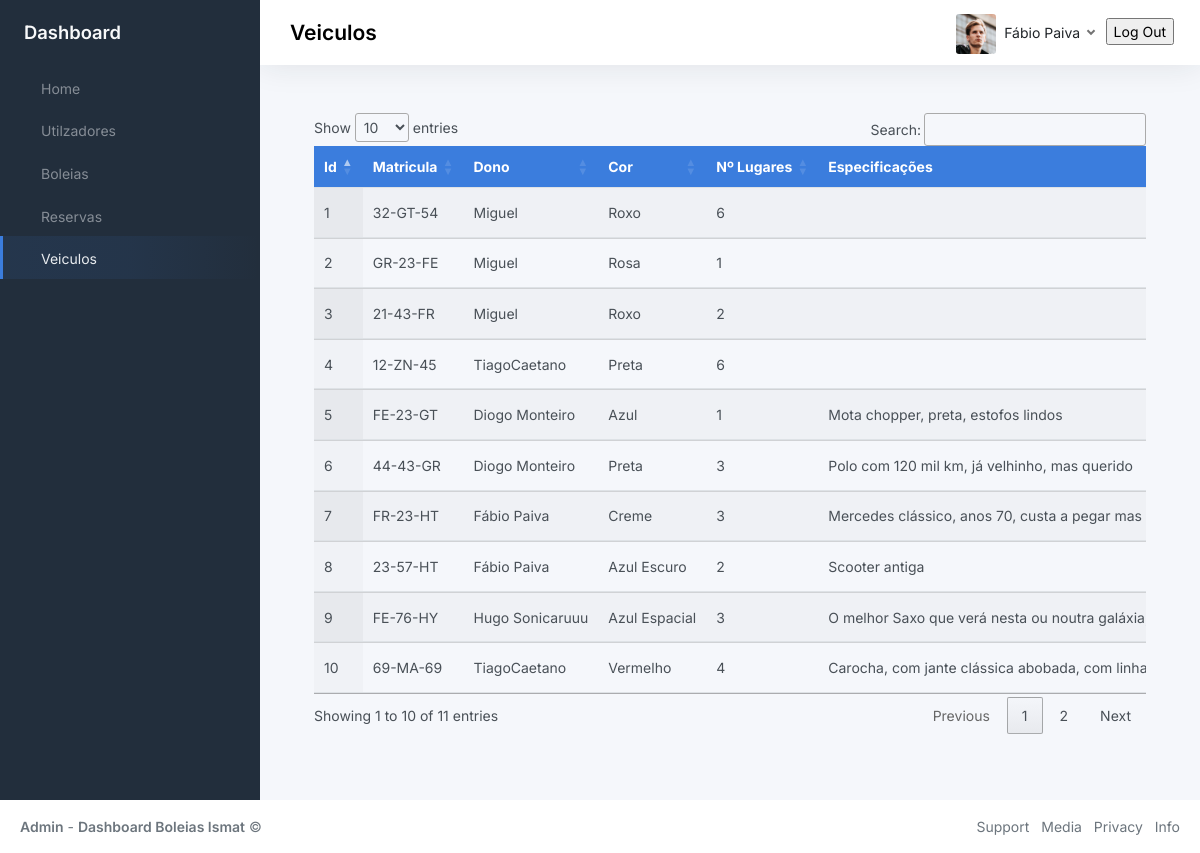
/vehiclesPage (signed in), run on an earlier commit of the app's database.
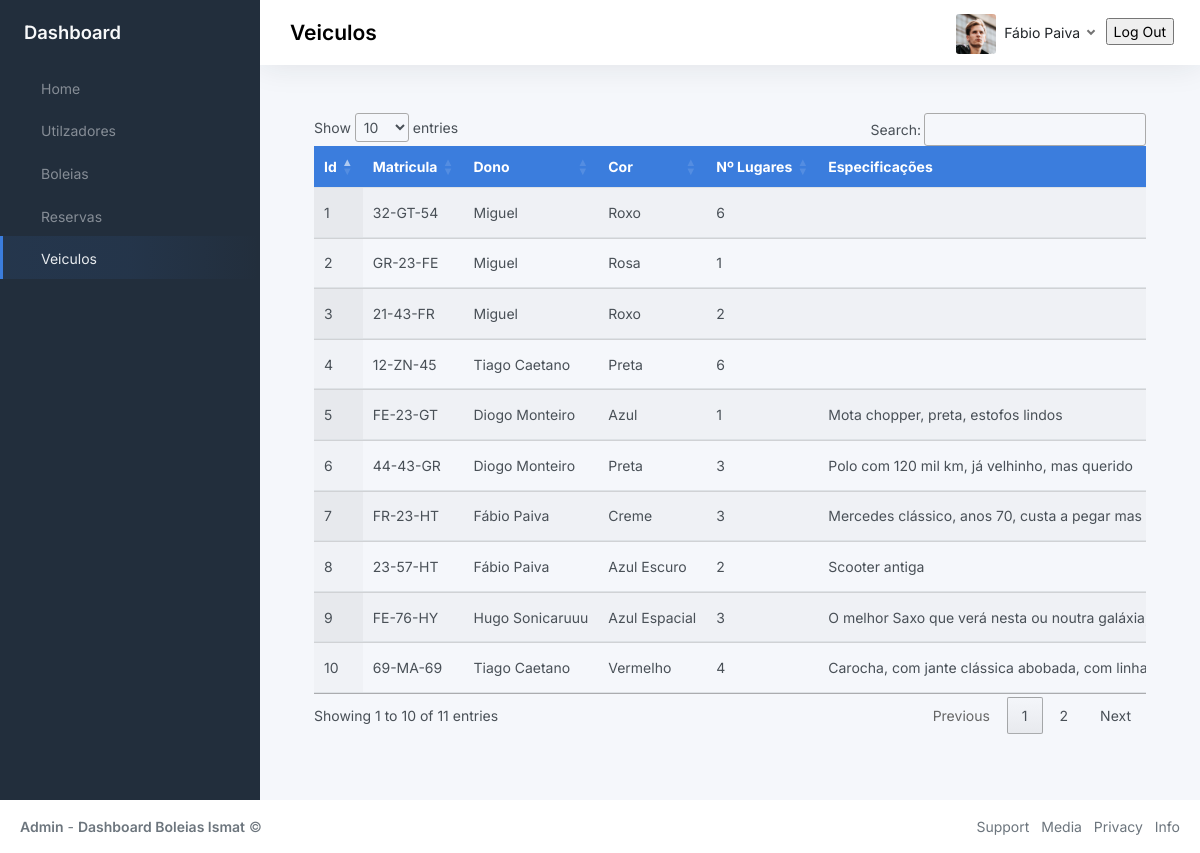
And on a later commit of the database.
### BackOffice/models.py (models this page shows, shortened)
class User(db.Model, UserMixin):
	__tablename__ = 'user'
	id = db.Column(db.Integer, primary_key=True)
	name = db.Column(db.String(80), unique=True, nullable=False)
	student_number = db.Column(db.String(9), unique=True, nullable=False)
	phone_number = db.Column(db.Integer(), nullable=False)
	password = db.Column(db.String(60), nullable=False)
	gender = db.Column(db.String(10), nullable=False)
	registration_date = db.Column(db.DateTime, default=datetime.now)
	last_login_date = db.Column(db.DateTime, default=datetime.now)
	active = db.Column(db.Boolean())
	deleted = db.Column(db.Boolean(), default=False)

class Vehicle(db.Model):
	__tablename__ = 'vehicle'
	id = db.Column(db.Integer, primary_key=True)
	owner_id = db.Column('owner_id', db.ForeignKey('user.id'), nullable=False)
	owner = db.relationship('User', backref='vehicle')
	license_plate = db.Column(db.String(8), unique=True, nullable=False)
	color = db.Column(db.String(20), nullable=False)
	number_of_seats = db.Column(db.Integer(), nullable=False)
	vehicle_specs = db.Column(db.String(200), nullable=True)
	createdAt = db.Column(db.DateTime, default=datetime.now)
	updatedAt = db.Column(db.DateTime, default=datetime.now)
	deleted = db.Column(db.Boolean(), default=False)

### BackOffice/vehicleModule/__init__.py (the view)
@vehicleModule.route('/vehiclesPage', methods=['GET', 'POST'])
def toVehiclesPage():
    if current_user.is_authenticated:
        try:
            activeUser =  db.session.query(User).filter(User.id==current_user.id).first()
            if request.method == 'GET':
                veiculos = db.session.query(User,Vehicle).filter(Vehicle.owner_id==User.id).all()
                return render_template("vehicles.html", title="Login", veiculos = veiculos, activeUser = activeUser)
            elif request.method == 'POST':
                id = request.form.get("id")
                specify_Vehicle = db.session.query(Vehicle).filter(Vehicle.id==id).first()
                if(specify_Vehicle != None):
                    specify_Vehicle.deleted = True
                db.session.commit()
            return  jsonify(message="Apagado",status=201)
        except Exception as e:
            print(str(e))
    else:
        return redirect('/pages-sign-in')

### BackOffice/app.py (called while the page is built)
def create_app(config_filename):
    run = Flask(__name__)
    run.config.from_object(config_filename)
    db.init_app(run)
    bcrypt.init_app(run)
    with run.app_context():
        db.create_all()
    login_manager = LoginManager()
    login_manager.login_view = 'auth.login'
    login_manager.init_app(run)
    @login_manager.user_loader
    def load_user(user_id):
        return User.query.get(int(user_id))
    run.register_blueprint(login_module)
    run.register_blueprint(homeModule)
    run.register_blueprint(userModule)
    run.register_blueprint(rideModule)
    run.register_blueprint(reservaModule)
    run.register_blueprint(vehicleModule)
    return run

### BackOffice/templates/vehicles.html (shortened to what this page needs)
{% extends 'index.html'%}
{% block navOptions %}
    <ul class="sidebar-nav">
        <li class="sidebar-item">
            <a class="sidebar-link" href="{{url_for('homeModule.toHomePage')}}">
                 <span class="align-middle">Home</span>
            </a>
        </li>
        <li class="sidebar-item  ">
            <a class="sidebar-link" href="{{url_for('userModule.toUsersPage')}}">
                 <span class="align-middle">Utilzadores</span>
            </a>
        </li>
        <li class="sidebar-item">
            <a class="sidebar-link" href="{{url_for('rideModule.toRidePage')}}">
                 <span class="align-middle">Boleias</span>
            </a>
        </li>
        <li class="sidebar-item">
            <a class="sidebar-link" href="{{url_for('reservaModule.toReservaPage')}}">
                 <span class="align-middle">Reservas</span>
            </a>
        </li>
        <li class="sidebar-item  active">
            <a class="sidebar-link" href="{{url_for('vehicleModule.toVehiclesPage')}}">
                 <span class="align-middle">Veiculos</span>
            </a>
        </li>
    </ul>
{% endblock navOptions %}
{% block page %}
<h3 class="position-absolute m-2 fw-bold text-">Veiculos</h3>
{% endblock page %}
{% block profile %}
<img src="{{url_for('static', filename='img/avatars/avatar.jpg')}}" class="avatar img-fluid rounded me-1"/> <span class="text-dark">{{activeUser.name}}</span>
{% endblock profile %}
{% block content %}
<div class="container-md" id="table">
    <div class="table-responsive">
        <table class="table display nowrap" id="tabela">
            <thead class="bg-primary text-white">
                <tr>
                    <th>Id</th>
                    <th>Matricula</th>
                    <th>Dono</th>
                    <th>Cor</th>
                    <th>Nº Lugares</th>
                    <th>Especificações</th>
                </tr>
            </thead>
            <tbody>
                {% for v in veiculos %}
                    <tr>
                        <td>{{v.Vehicle.id}}</td>
                        <td>{{v.Vehicle.license_plate}}</td>
                        <td>{{v.User.name}}</td>
                        <td>{{v.Vehicle.color}}</td>
                        <td>{{v.Vehicle.number_of_seats}}</td>
                        <td>{{v.Vehicle.vehicle_specs}}</td>
                    </tr>
                {% endfor %}
            </tbody>
        </table>
    </div>
</div>
{% endblock content %}

What changed in the data, as far as the page shows it:
changed User "12-ZN-45": User.name "TiagoCaetano" → "Tiago Caetano"
